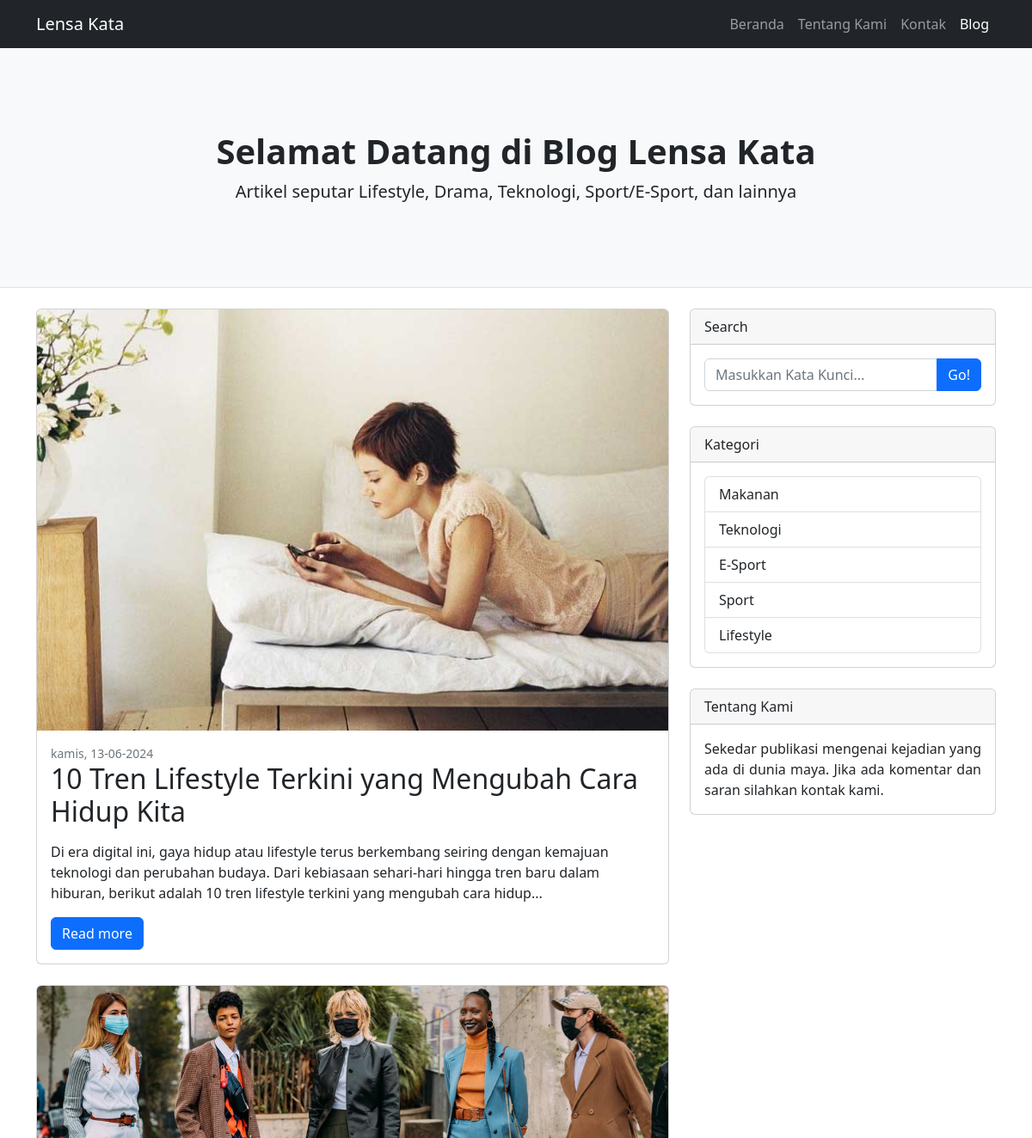
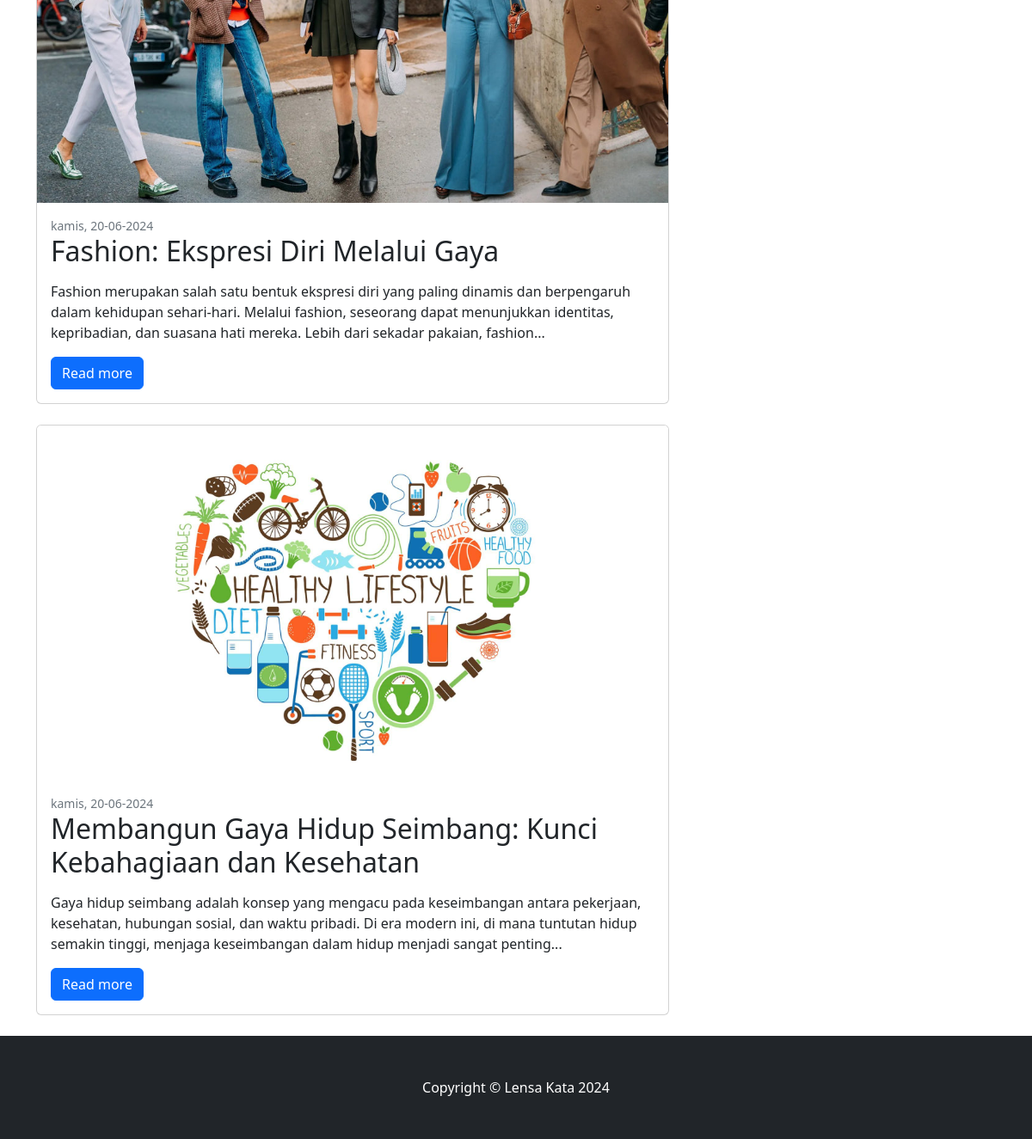
The page /pilihan.php?id_kategori=10 on the database its author committed (2 pictures, top to bottom).
### tables this page shows
CREATE TABLE IF NOT EXISTS `kontributor` (
  `id_kontributor` int NOT NULL AUTO_INCREMENT,
  `id_penulis` int DEFAULT NULL,
  `id_kategori` int DEFAULT NULL,
  `id_artikel` int DEFAULT NULL,
  PRIMARY KEY (`id_kontributor`),
  KEY `FK__artikel` (`id_artikel`),
  KEY `FK__kategori` (`id_kategori`),
  KEY `FK__penulis` (`id_penulis`),
  CONSTRAINT `FK__artikel` FOREIGN KEY (`id_artikel`) REFERENCES `artikel` (`id_artikel`) ON DELETE CASCADE ON UPDATE CASCADE,
  CONSTRAINT `FK__kategori` FOREIGN KEY (`id_kategori`) REFERENCES `kategori` (`id_kategori`) ON DELETE CASCADE ON UPDATE CASCADE,
  CONSTRAINT `FK__penulis` FOREIGN KEY (`id_penulis`) REFERENCES `penulis` (`id_penulis`) ON DELETE CASCADE ON UPDATE CASCADE
);

CREATE TABLE IF NOT EXISTS `artikel` (
  `id_artikel` int NOT NULL AUTO_INCREMENT,
  `tanggal` varchar(250) NOT NULL DEFAULT '',
  `judul` varchar(350) NOT NULL,
  `isi` text NOT NULL,
  `gambar` varchar(150) NOT NULL,
  PRIMARY KEY (`id_artikel`)
);

CREATE TABLE IF NOT EXISTS `kategori` (
  `id_kategori` int NOT NULL AUTO_INCREMENT,
  `nama_kategori` varchar(50) NOT NULL,
  `keterangan` varchar(50) NOT NULL,
  PRIMARY KEY (`id_kategori`)
);

### admin/function.php (called while the page is built, shortened)
<?php
function potong_isi($isiartikel, $jumlahkarakter){
  while($isiartikel[$jumlahkarakter] != " "){
    --$jumlahkarakter;
  }
  $potongan_isi = substr($isiartikel,0,$jumlahkarakter);
  $isi_potongan_artikel = $potongan_isi."...";
  return $isi_potongan_artikel;
}
 ?>

### pilihan.php (the view, shortened to what this page needs)
<?php
require 'admin/function.php';
?>
<!DOCTYPE html>
<html lang="en">
    <head>
        <link href="admin/css/styles.css" rel="stylesheet" />
    </head>
    <body>
        <nav class="navbar navbar-expand-lg navbar-dark bg-dark">
            <div class="container">
                <a class="navbar-brand" href="http://localhost/pemrograman%20web/blog.php">Lensa Kata</a>
                <div class="collapse navbar-collapse" id="navbarSupportedContent">
                    <ul class="navbar-nav ms-auto mb-2 mb-lg-0">
                        <li class="nav-item"><a class="nav-link" href="http://localhost/pemrograman%20web/blog.php">Beranda</a></li>
                        <li class="nav-item"><a class="nav-link" href="#!">Tentang Kami</a></li>
                        <li class="nav-item"><a class="nav-link" href="#!">Kontak</a></li>
                        <li class="nav-item"><a class="nav-link active" aria-current="page" href="#">Blog</a></li>
                    </ul>
                </div>
            </div>
        </nav>
        <header class="py-5 bg-light border-bottom mb-4">
            <div class="container">
                <div class="text-center my-5">
                    <h1 class="fw-bolder">Selamat Datang di Blog Lensa Kata</h1>
                    <p class="lead mb-0">Artikel seputar Lifestyle, Drama, Teknologi, Sport/E-Sport, dan lainnya</p>
                </div>
            </div>
        </header>
        <div class="container">
            <div class="row">
                <div class="col-lg-8">
                     <?php
                     $id_kategori_terpilih = $_GET['id_kategori'];
                     $sql = "SELECT
                     kontributor.id_kontributor,
                     kontributor.id_kategori,
                     artikel.tanggal,
                     artikel.isi,
                     kategori.id_kategori,
                     artikel.judul,
                     penulis.nama_penulis,
                     kategori.nama_kategori,
                     artikel.gambar
                 FROM
                     kontributor
                 JOIN
                     artikel ON kontributor.id_artikel = artikel.id_artikel
                 JOIN
                     penulis ON kontributor.id_penulis = penulis.id_penulis
                 JOIN
                     kategori ON kontributor.id_kategori = kategori.id_kategori
                     WHERE kontributor.id_kategori ='$id_kategori_terpilih'
                 ORDER BY kontributor.id_kategori DESC";
         $result = mysqli_query($conn, $sql);
         if(mysqli_num_rows($result) > 0){
             while($row = mysqli_fetch_assoc($result)) {
             $data_tanggal = $row['tanggal'];
             $data_judul = $row['judul'];
             $data_gambar = $row['gambar'];
             $data_id_kontributor = $row['id_kontributor'];
             $data_id_kategori = $row['id_kategori'];
             $data_isi = $row['isi'];
             $data_potongan_isi = potong_isi($data_isi, 250);
                     ?>
                    <div class="card mb-4">
                        <a href="#!"><img class="card-img-top" src="<?php echo $data_gambar; ?>" alt="..." /></a>
                        <div class="card-body">
                            <div class="small text-muted"><?php echo $data_tanggal; ?></div>
                            <h2 class="card-title"><?php echo $data_judul; ?></h2>
                            <p class="card-text"><?php echo $data_potongan_isi; ?></p>
                            <a class="btn btn-primary" href="detail.php?id_kontributor=<?php echo $data_id_kontributor; ?>&id_kategori=<?php echo $data_id_kategori; ?>">Read more</a>
                        </div>
                    </div>
                    <?php
                        }
                        } else {
                        }
                    ?>
                </div>
                <div class="col-lg-4">
                    <div class="card mb-4">
                        <div class="card-header">Search</div>
                        <div class="card-body">
                            <div class="input-group">
                                <input class="form-control" type="text" placeholder="Masukkan Kata Kunci..." aria-label="Enter search term..." aria-describedby="button-search" />
                                <button class="btn btn-primary" id="button-search" type="button">Go!</button>
                            </div>
                        </div>
                    </div>
                    <div class="card mb-4">
                        <div class="card-header">Kategori</div>
                        <div class="card-body">
                            <div class="row">
                                <div class="col-sm-12">
                                <div class="list-group">
                                <?php
                                            $sql = "SELECT id_kategori, nama_kategori, keterangan FROM kategori ORDER BY id_kategori DESC";
                                            $result = mysqli_query($conn, $sql);
                                            if (mysqli_num_rows($result) > 0) {
                                              while($row = mysqli_fetch_assoc($result)) {
                                                $data_id_kategori = $row['id_kategori'];
                                                $data_nama = $row['nama_kategori'];
                                            ?>
                                        <a href="pilihan.php?id_kategori=<?php echo $data_id_kategori; ?>" class="list-group-item list-group-item-action"><?php echo $data_nama; ?></a>
                                        <?php
                                              }
                                            }else {
                                            }
                                    ?>
                                    </div>
                                </div>
                            </div>
                        </div>
                    </div>
                    <div class="card mb-4">
                        <div class="card-header">Tentang Kami</div>
                        <div class="card-body TentangKami">Sekedar publikasi mengenai kejadian yang ada di dunia maya.
                            Jika ada komentar dan saran silahkan kontak kami.
                        </div>
                    </div>
                </div>
            </div>
        </div>
        <footer class="py-5 bg-dark">
            <div class="container"><p class="m-0 text-center text-white">Copyright &copy; Lensa Kata 2024</p></div>
        </footer>
    </body>
</html>

### pilihan.php (style rules this page uses)
.TentangKami { text-align: justify; }

### rows shown on the page
kontributor: id_artikel.gambar (picture), id_artikel.tanggal "kamis, 13-06-2024", id_artikel.judul "10 Tren Lifestyle Terkini yang Mengubah Cara Hidup Kita", id_artikel.isi "Di era digital ini, gaya hidup atau lifestyle terus berkembang seiring dengan kemajuan teknologi dan perubahan budaya. Dari kebiasaan sehari-hari hingga tren baru dalam hiburan, berikut adalah 10 tren lifestyle terkini yang mengubah cara hidup..."
kontributor: id_artikel.gambar (picture), id_artikel.tanggal "kamis, 20-06-2024", id_artikel.judul "Fashion: Ekspresi Diri Melalui Gaya", id_artikel.isi "Fashion merupakan salah satu bentuk ekspresi diri yang paling dinamis dan berpengaruh dalam kehidupan sehari-hari. Melalui fashion, seseorang dapat menunjukkan identitas, kepribadian, dan suasana hati mereka. Lebih dari sekadar pakaian, fashion..."
kontributor: id_artikel.gambar (picture), id_artikel.tanggal "kamis, 20-06-2024", id_artikel.judul "Membangun Gaya Hidup Seimbang: Kunci Kebahagiaan dan Kesehatan", id_artikel.isi "Gaya hidup seimbang adalah konsep yang mengacu pada keseimbangan antara pekerjaan, kesehatan, hubungan sosial, dan waktu pribadi. Di era modern ini, di mana tuntutan hidup semakin tinggi, menjaga keseimbangan dalam hidup menjadi sangat penting..."
kategori: nama_kategori "Makanan"
kategori: nama_kategori "Teknologi"
kategori: nama_kategori "E-Sport"
kategori: nama_kategori "Sport"
kategori: nama_kategori "Lifestyle"
